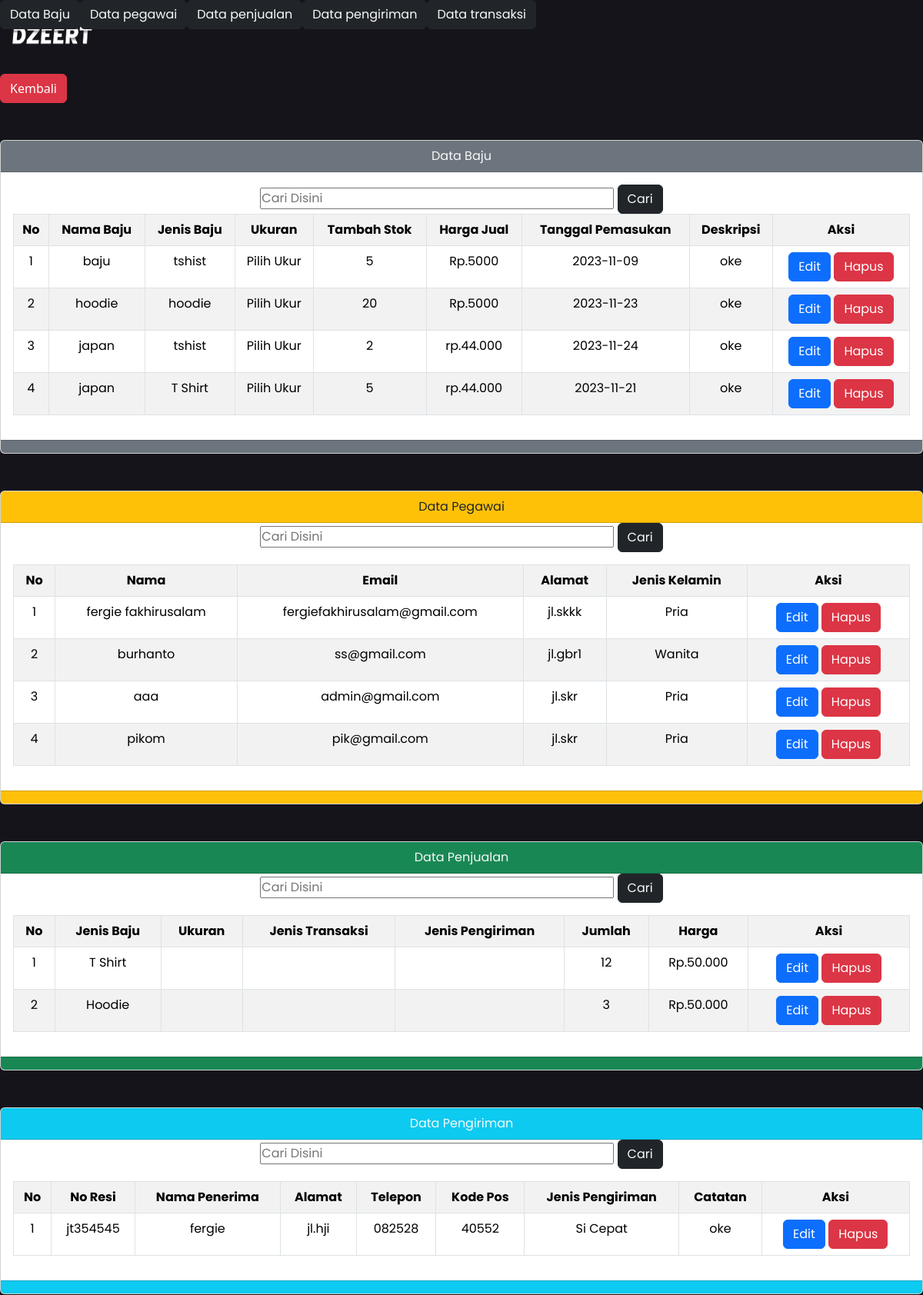
The page /lapor.php (upper part) on the database as committed earlier.
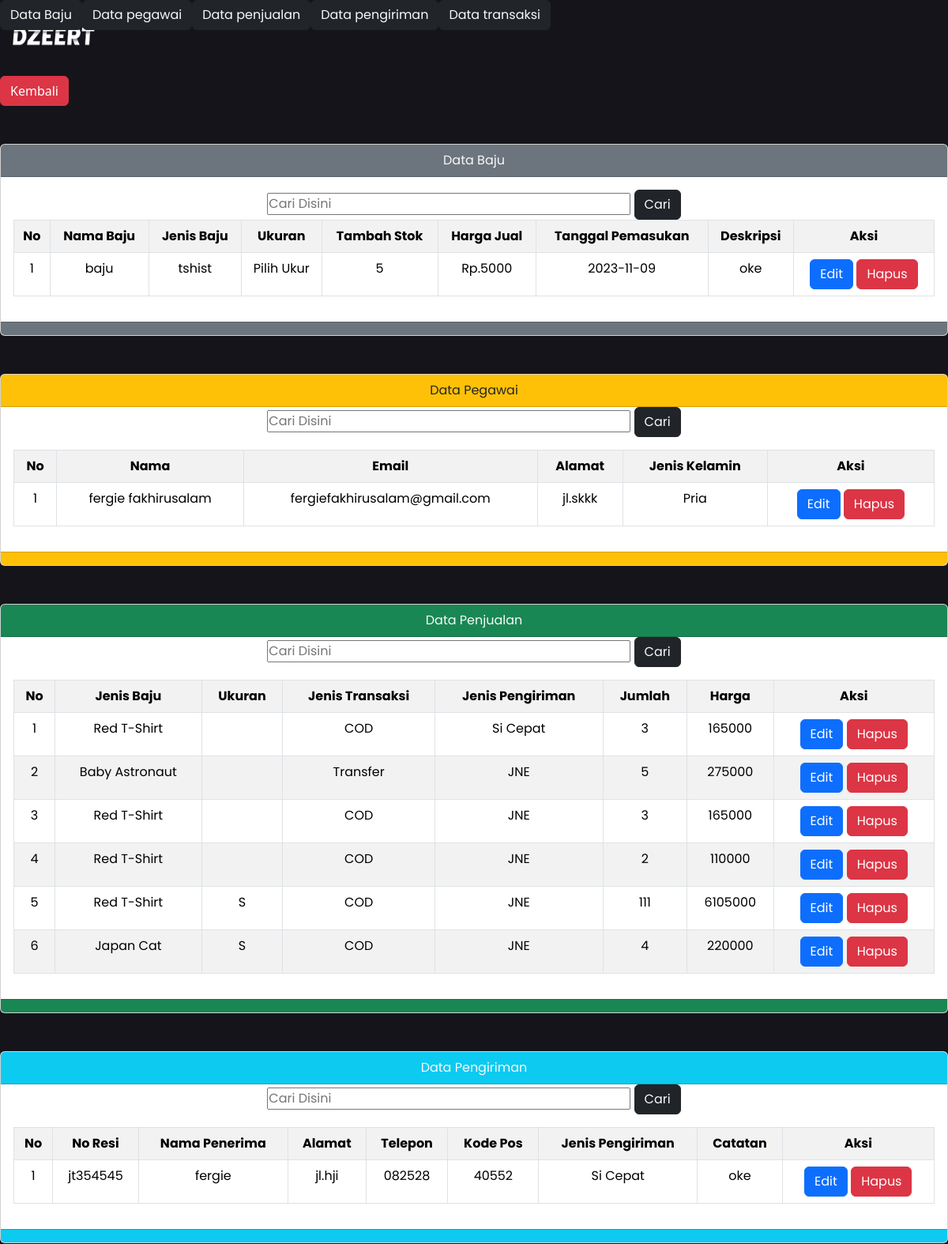
The same page on the database as committed later.
### tables this page shows
CREATE TABLE `kelola_baju` (
  `id_baju` int(11) NOT NULL,
  `nama_baju` varchar(50) NOT NULL,
  `jenis_baju` varchar(50) NOT NULL,
  `ukuran_baju` varchar(10) NOT NULL,
  `tambah_stok` varchar(255) NOT NULL,
  `harga_jual` varchar(255) NOT NULL,
  `tanggal_pemasukan` date NOT NULL,
  `deskripsi` varchar(255) NOT NULL
);

CREATE TABLE `kelola_pegawai` (
  `id_pegawai` int(11) NOT NULL,
  `nama` varchar(50) NOT NULL,
  `email` varchar(50) NOT NULL,
  `alamat` varchar(255) NOT NULL,
  `jenis_kelamin` varchar(11) NOT NULL
);

CREATE TABLE `kelola_penjualan` (
  `id_penjualan` int(11) NOT NULL,
  `jenis_baju` varchar(255) NOT NULL,
  `ukuran` varchar(11) NOT NULL,
  `jenis_transaksi` enum('COD','Transfer','','') NOT NULL,
  `jenis_pengiriman` varchar(50) NOT NULL,
  `jumlah` varchar(255) NOT NULL,
  `harga` int(255) NOT NULL
);

CREATE TABLE `kelola_pengiriman` (
  `id_pengiriman` int(11) NOT NULL,
  `no_resi` varchar(50) NOT NULL,
  `nama_penerima` varchar(50) NOT NULL,
  `alamat_penerima` varchar(255) NOT NULL,
  `telepon_penerima` varchar(20) NOT NULL,
  `kode_pos` int(10) NOT NULL,
  `jenis_pengiriman` varchar(50) NOT NULL,
  `catatan_pengiriman` varchar(255) NOT NULL
);

### function.php (called while the page is built, shortened)
<?php
$koneksi = mysqli_connect("localhost","root","","penjualan");
function query($query) {
    global $koneksi;
    $result= mysqli_query($koneksi, $query);
    $row = [];
    while($tampil = mysqli_fetch_assoc($result)) {
     $row[] = $tampil;
    }
    return $row;
}
?>

### lapor.php (the view, shortened to what the changed rows need)
<?php
require'function.php';
$kelola_baju = query("SELECT * FROM kelola_baju");
$kelola_pegawai = query("SELECT * FROM kelola_pegawai");
$kelola_penjualan = query("SELECT * FROM kelola_penjualan");
$kelola_pengiriman = query("SELECT * FROM kelola_pengiriman");
        ?>
<!DOCTYPE html>
<html lang="en">
<head>
    <link href="https://cdn.jsdelivr.net/npm/bootstrap@5.3.2/dist/css/bootstrap.min.css" rel="stylesheet">
  <link rel="stylesheet" href="css/user.css">
</head>
      <section id="baju">
      <div class="card text-center mt-5">
        <div class="card-body">
          <table class="table table-striped table-hover table-bordered">
            <tr>
              <th>No</th>
              <th>Nama Baju</th>
              <th>Jenis Baju</th>
              <th>Ukuran</th>
              <th>Tambah Stok</th>
              <th>Harga Jual</th>
              <th>Tanggal Pemasukan</th>
              <th>Deskripsi</th>
              <th>Aksi</th>
            </tr>
                  <tr>
                  <?php
                $i = 1;
                ?>
                  <?php foreach($kelola_baju as $tampil) : ?>
                    <td><?= $i ?></td>
                    <td><?= $tampil["nama_baju"]; ?></td>
                    <td><?= $tampil["jenis_baju"]; ?></td>
                    <td><?= $tampil["ukuran_baju"]; ?></td>
                    <td><?= $tampil["tambah_stok"]; ?></td>
                    <td><?= $tampil["harga_jual"]; ?></td>
                    <td><?= $tampil["tanggal_pemasukan"]; ?></td>
                    <td><?= $tampil["deskripsi"]; ?></td>
                    <td>
                      <a href="edit.php?id_baju=<?= $tampil["id_baju"]?>" class="btn btn-primary">Edit</a>
                      <a href="hapus.php?id_baju=<?= $tampil["id_baju"]?>" onclick="return confirm('yakin');" class="btn btn-danger">Hapus</a>
                  </td>
                  </tr>
                  <?php $i++ ?>
                <?php endforeach; ?>
          </table>
        </div>
      </div>
      </section>
      <section id="pegawai">
          <div class="card text-center mt-5">
          <div class="card-body">
          <table class="table table-striped table-hover table-bordered">
                <tr>
                  <th>No</th>
                  <th>Nama</th>
                  <th>Email</th>
                  <th>Alamat</th>
                  <th>Jenis Kelamin</th>
                  <th>Aksi</th>
                </tr>
                      <tr>
                      <?php
                    $i = 1;
                    ?>
                      <?php foreach($kelola_pegawai as $tampil) : ?>
                        <td><?= $i ?></td>
                        <td><?= $tampil["nama"]; ?></td>
                        <td><?= $tampil["email"]; ?></td>
                        <td><?= $tampil["alamat"]; ?></td>
                        <td><?= $tampil["jenis_kelamin"]; ?></td>
                        <td>
                          <a href="edit_pegawai.php?id_pegawai=<?= $tampil["id_pegawai"]?>" class="btn btn-primary">Edit</a>
                          <a href="hapus_pegawai.php?id_pegawai=<?= $tampil["id_pegawai"]?>" onclick="return confirm('yakin');" class="btn btn-danger">Hapus</a>
                      </td>
                      </tr>
                      <?php $i++ ?>
                    <?php endforeach; ?>
              </table>
          </div>
          </div>
      </section>
      <section id="penjualan">
      <div class="card text-center mt-5">
      <div class="card-body">
      <table class="table table-striped table-hover table-bordered">
            <tr>
              <th>No</th>
              <th>Jenis Baju</th>
              <th>Ukuran</th>
              <th>Jenis Transaksi</th>
              <th>Jenis Pengiriman</th>
              <th>Jumlah</th>
              <th>Harga</th>
              <th>Aksi</th>
            </tr>
                  <tr>
                  <?php
                $i = 1;
                ?>
                  <?php foreach($kelola_penjualan as $tampil) : ?>
                    <td><?= $i ?></td>
                    <td><?= $tampil["jenis_baju"]; ?></td>
                    <td><?= $tampil["ukuran"]; ?></td>
                    <td><?= $tampil["jenis_transaksi"]; ?></td>
                    <td><?= $tampil["jenis_pengiriman"]; ?></td>
                    <td><?= $tampil["jumlah"]; ?></td>
                    <td><?= $tampil["harga"]; ?></td>
                    <td>
                      <a href="edit_penjualan.php?id_penjualan=<?= $tampil["id_penjualan"]?>" class="btn btn-primary">Edit</a>
                      <a href="hapus_penjualan.php?id_penjualan=<?= $tampil["id_penjualan"]?>" onclick="return confirm('yakin');" class="btn btn-danger">Hapus</a>
                  </td>
                  </tr>
                  <?php $i++ ?>
                <?php endforeach; ?>
          </table>
      </div>
      </div>
      </section>
      <section id="pengiriman">
      <div class="card text-center mt-5">
      <div class="card-body">
      <table class="table table-striped table-hover table-bordered">
            <tr>
              <th>No</th>
              <th>No Resi </th>
              <th>Nama Penerima</th>
              <th>Alamat</th>
              <th>Telepon</th>
              <th>Kode Pos</th>
              <th>Jenis Pengiriman</th>
              <th>Catatan</th>
              <th>Aksi</th>
            </tr>
                  <tr>
                  <?php
                $i = 1;
                ?>
                  <?php foreach($kelola_pengiriman as $tampil) : ?>
                    <td><?= $i ?></td>
                    <td><?= $tampil["no_resi"]; ?></td>
                    <td><?= $tampil["nama_penerima"]; ?></td>
                    <td><?= $tampil["alamat_penerima"]; ?></td>
                    <td><?= $tampil["telepon_penerima"]; ?></td>
                    <td><?= $tampil["kode_pos"]; ?></td>
                    <td><?= $tampil["jenis_pengiriman"]; ?></td>
                    <td><?= $tampil["catatan_pengiriman"]; ?></td>
                    <td>
                      <a href="edit_pengiriman.php?id_pengiriman=<?= $tampil["id_pengiriman"]?>" class="btn btn-primary">Edit</a>
                      <a href="hapus_pengiriman.php?id_pengiriman=<?= $tampil["id_pengiriman"]?>" onclick="return confirm('yakin');" class="btn btn-danger">Hapus</a>
                  </td>
                  </tr>
                  <?php $i++ ?>
                <?php endforeach; ?>
          </table>
      </div>
      </div>
      </section>
</body>
</html>

Rows that differ between the two databases and show on the page:
removed kelola_baju: nama_baju "hoodie", jenis_baju "hoodie", ukuran_baju "Pilih Ukur", tambah_stok "20", harga_jual "Rp.5000", tanggal_pemasukan "2023-11-23", deskripsi "oke"
removed kelola_baju: nama_baju "japan", jenis_baju "tshist", ukuran_baju "Pilih Ukur", tambah_stok "2", harga_jual "rp.44.000", tanggal_pemasukan "2023-11-24", deskripsi "oke"
removed kelola_baju: nama_baju "japan", jenis_baju "T Shirt", ukuran_baju "Pilih Ukur", tambah_stok "5", harga_jual "rp.44.000", tanggal_pemasukan "2023-11-21", deskripsi "oke"
removed kelola_pegawai: nama "burhanto", email "ss@gmail.com", alamat "jl.gbr1", jenis_kelamin "Wanita"
removed kelola_pegawai: nama "aaa", email "admin@gmail.com", alamat "jl.skr", jenis_kelamin "Pria"
removed kelola_pegawai: nama "pikom", email "pik@gmail.com", alamat "jl.skr", jenis_kelamin "Pria"
removed kelola_penjualan: jenis_baju "T Shirt", jumlah "12", harga "Rp.50.000"
removed kelola_penjualan: jenis_baju "Hoodie", jumlah "3", harga "Rp.50.000"
added kelola_penjualan: jenis_baju "Red T-Shirt", jenis_transaksi "COD", jenis_pengiriman "Si Cepat", jumlah "3", harga "165000"
added kelola_penjualan: jenis_baju "Baby Astronaut", jenis_transaksi "Transfer", jenis_pengiriman "JNE", jumlah "5", harga "275000"
added kelola_penjualan: jenis_baju "Red T-Shirt", jenis_transaksi "COD", jenis_pengiriman "JNE", jumlah "3", harga "165000"
added kelola_penjualan: jenis_baju "Red T-Shirt", jenis_transaksi "COD", jenis_pengiriman "JNE", jumlah "2", harga "110000"
added kelola_penjualan: jenis_baju "Red T-Shirt", ukuran "S", jenis_transaksi "COD", jenis_pengiriman "JNE", jumlah "111", harga "6105000"
added kelola_penjualan: jenis_baju "Japan Cat", ukuran "S", jenis_transaksi "COD", jenis_pengiriman "JNE", jumlah "4", harga "220000"
